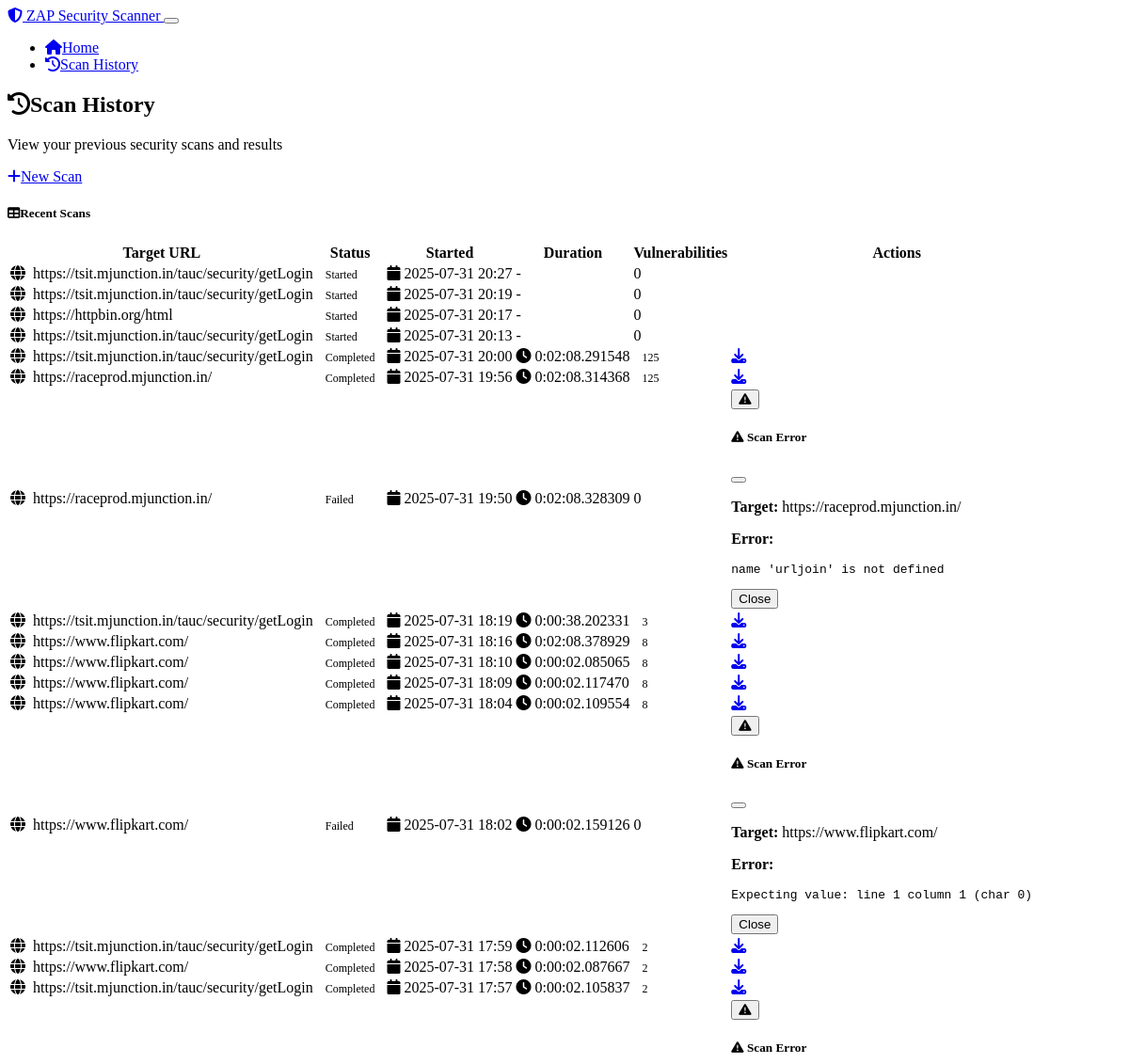
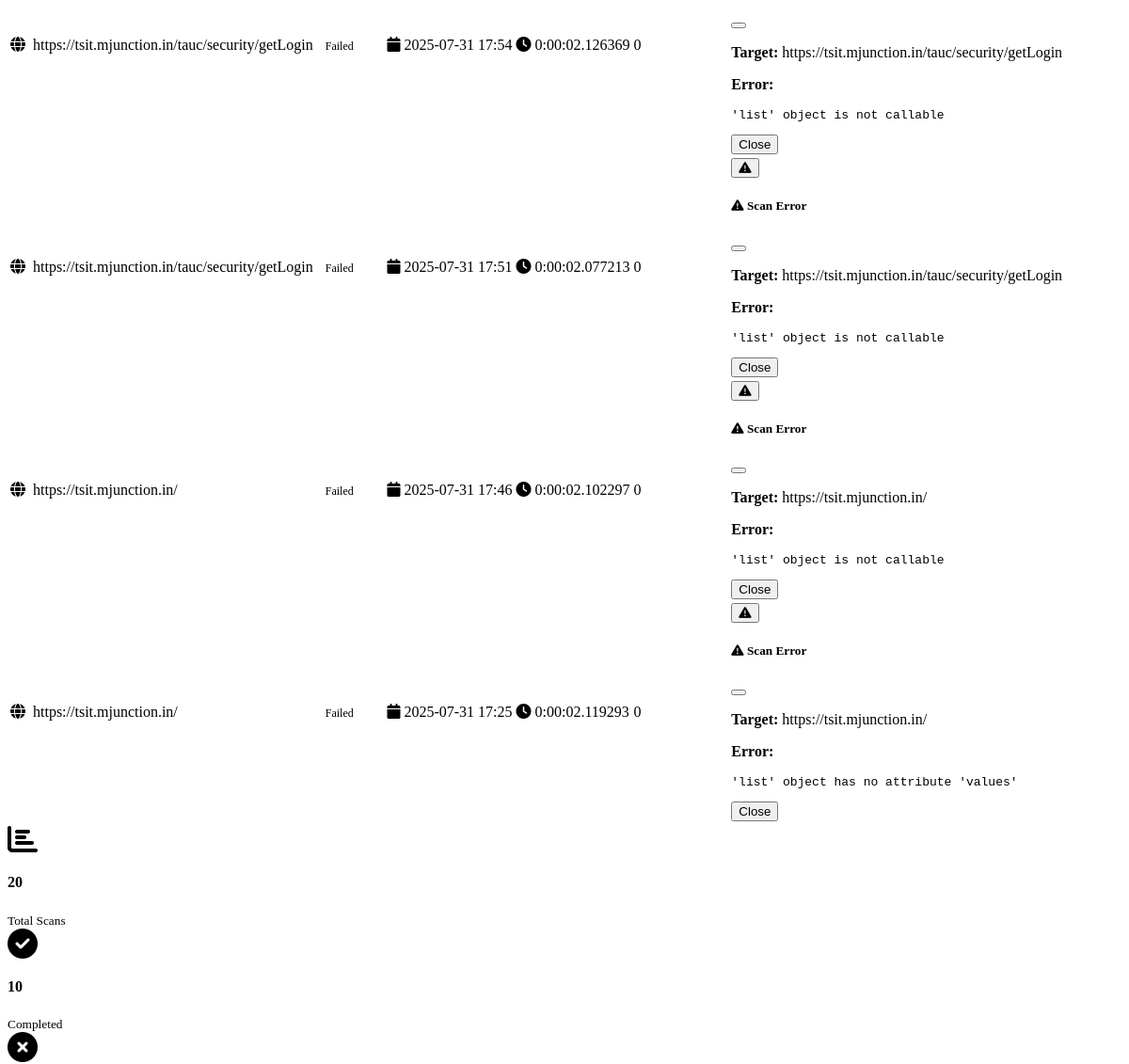
/scan_history (upper part), run on an earlier commit of the app's database (2 pictures, top to bottom).
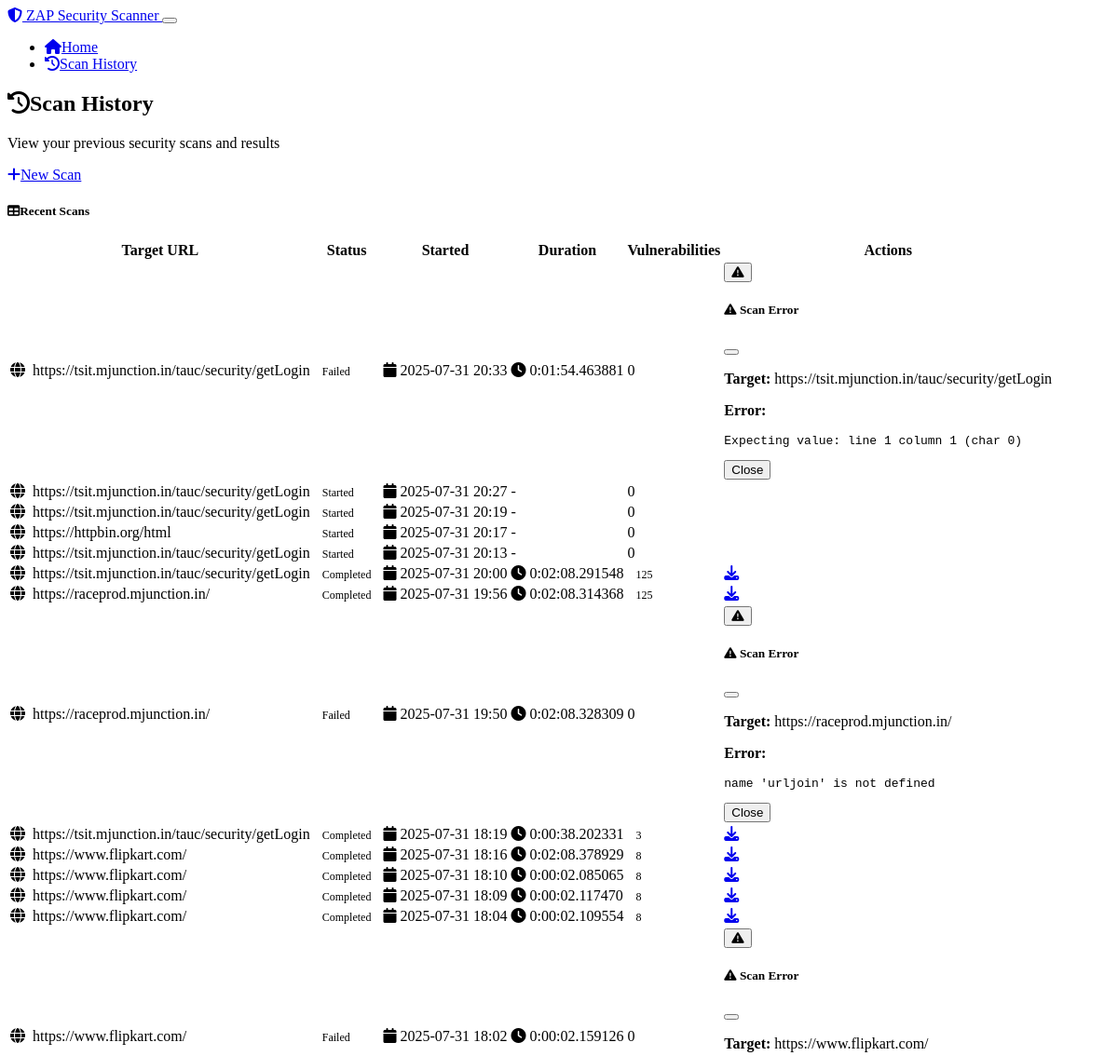
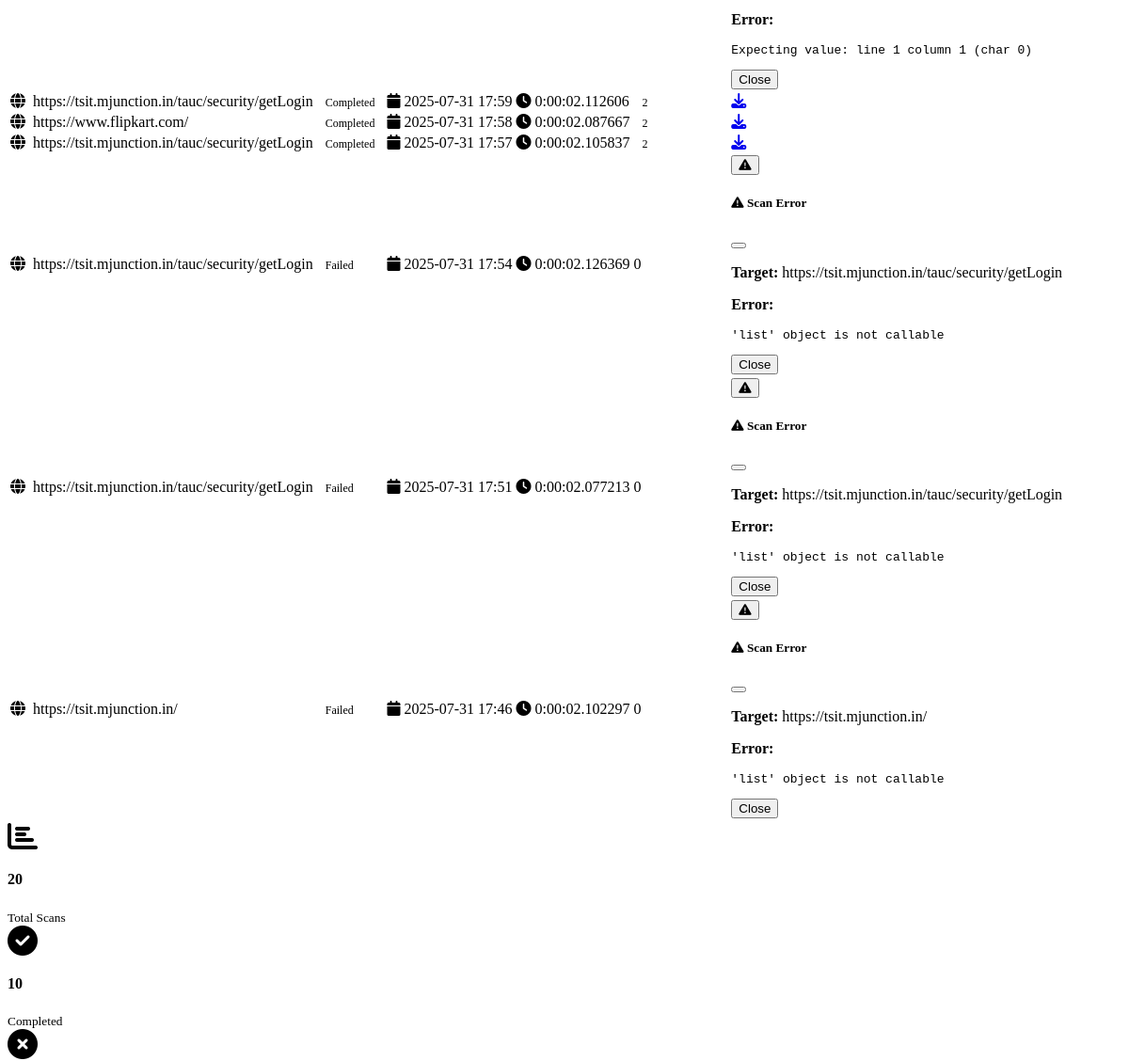
And on a later commit of the database (2 pictures, top to bottom).
### models.py (models this page shows, shortened)
class ScanRecord(db.Model):
    id = db.Column(db.Integer, primary_key=True)
    target_url = db.Column(db.String(500), nullable=False)
    status = db.Column(db.String(50), nullable=False, default='pending')  # pending, started, completed, failed, stopped
    started_at = db.Column(db.DateTime, nullable=False, default=datetime.utcnow)
    completed_at = db.Column(db.DateTime)
    vulnerability_count = db.Column(db.Integer, default=0)
    results_json = db.Column(Text)  # Store scan results as JSON
    error_message = db.Column(Text)
    @property
    def duration(self):
        if self.completed_at and self.started_at:
            return self.completed_at - self.started_at
        return None
    @property
    def status_badge_class(self):
        status_classes = {
            'pending': 'bg-secondary',
            'started': 'bg-primary',
            'completed': 'bg-success',
            'failed': 'bg-danger',
            'stopped': 'bg-warning'
        }
        return status_classes.get(self.status, 'bg-secondary')

### app.py (the view)
@app.route('/scan_history')
def scan_history():
    scans = models.ScanRecord.query.order_by(models.ScanRecord.started_at.desc()).limit(20).all()
    return render_template('scan_history.html', scans=scans)

### templates/scan_history.html (shortened to what this page needs)
{% extends "base.html" %}
{% block content %}
<div class="row">
    <div class="col-12">
        <div class="d-flex justify-content-between align-items-center mb-4">
            <div>
                <h2><i class="fas fa-history me-2"></i>Scan History</h2>
                <p class="text-muted mb-0">View your previous security scans and results</p>
            </div>
            <div>
                <a href="{{ url_for('index') }}" class="btn btn-primary">
                    <i class="fas fa-plus me-2"></i>New Scan
                </a>
            </div>
        </div>
        {% if scans %}
        <div class="card shadow">
            <div class="card-header bg-dark text-white">
                <h5 class="card-title mb-0">
                    <i class="fas fa-table me-2"></i>Recent Scans
                </h5>
            </div>
            <div class="card-body p-0">
                <div class="table-responsive">
                    <table class="table table-hover mb-0">
                        <thead class="table-dark">
                            <tr>
                                <th>Target URL</th>
                                <th>Status</th>
                                <th>Started</th>
                                <th>Duration</th>
                                <th>Vulnerabilities</th>
                                <th>Actions</th>
                            </tr>
                        </thead>
                        <tbody>
                            {% for scan in scans %}
                            <tr>
                                <td>
                                    <i class="fas fa-globe me-2 text-primary"></i>
                                    <span class="fw-bold">{{ scan.target_url|truncate(50) }}</span>
                                </td>
                                <td>
                                    <span class="badge {{ scan.status_badge_class }}">
                                        {{ scan.status|title }}
                                    </span>
                                </td>
                                <td>
                                    <i class="fas fa-calendar me-1 text-muted"></i>
                                    {{ scan.started_at.strftime('%Y-%m-%d %H:%M') }}
                                </td>
                                <td>
                                    {% if scan.duration %}
                                        <i class="fas fa-clock me-1 text-muted"></i>
                                        {{ scan.duration }}
                                    {% else %}
                                        <span class="text-muted">-</span>
                                    {% endif %}
                                </td>
                                <td>
                                    {% if scan.vulnerability_count %}
                                        <span class="badge bg-{{ 'danger' if scan.vulnerability_count > 5 else 'warning' if scan.vulnerability_count > 0 else 'success' }}">
                                            {{ scan.vulnerability_count }}
                                        </span>
                                    {% else %}
                                        <span class="text-muted">0</span>
                                    {% endif %}
                                </td>
                                <td>
                                    {% if scan.status == 'completed' and scan.results_json %}
                                        <a href="{{ url_for('download_report', scan_id=scan.id) }}"
                                           class="btn btn-sm btn-success me-2"
                                           title="Download PDF Report">
                                            <i class="fas fa-download"></i>
                                        </a>
                                    {% endif %}
                                    {% if scan.error_message %}
                                        <button class="btn btn-sm btn-outline-danger"
                                                data-bs-toggle="modal"
                                                data-bs-target="#errorModal{{ scan.id }}"
                                                title="View Error">
                                            <i class="fas fa-exclamation-triangle"></i>
                                        </button>
                                        <div class="modal fade" id="errorModal{{ scan.id }}" tabindex="-1">
                                            <div class="modal-dialog">
                                                <div class="modal-content">
                                                    <div class="modal-header bg-danger text-white">
                                                        <h5 class="modal-title">
                                                            <i class="fas fa-exclamation-triangle me-2"></i>
                                                            Scan Error
                                                        </h5>
                                                        <button type="button" class="btn-close" data-bs-dismiss="modal"></button>
                                                    </div>
                                                    <div class="modal-body">
                                                        <p><strong>Target:</strong> {{ scan.target_url }}</p>
                                                        <p><strong>Error:</strong></p>
                                                        <pre class="bg-light p-3 rounded">{{ scan.error_message }}</pre>
                                                    </div>
                                                    <div class="modal-footer">
                                                        <button type="button" class="btn btn-secondary" data-bs-dismiss="modal">Close</button>
                                                    </div>
                                                </div>
                                            </div>
                                        </div>
                                    {% endif %}
                                </td>
                            </tr>
                            {% endfor %}
                        </tbody>
                    </table>
                </div>
            </div>
        </div>
        {% endif %}
        {% if scans %}
        <div class="row mt-4">
            <div class="col-md-3">
                <div class="card bg-primary text-white">
                    <div class="card-body text-center">
                        <i class="fas fa-chart-bar fa-2x mb-2"></i>
                        <h4>{{ scans|length }}</h4>
                        <small>Total Scans</small>
                    </div>
                </div>
            </div>
            <div class="col-md-3">
                <div class="card bg-success text-white">
                    <div class="card-body text-center">
                        <i class="fas fa-check-circle fa-2x mb-2"></i>
                        <h4>{{ scans|selectattr('status', 'equalto', 'completed')|list|length }}</h4>
                        <small>Completed</small>
                    </div>
                </div>
            </div>
            <div class="col-md-3">
                <div class="card bg-danger text-white">
                    <div class="card-body text-center">
                        <i class="fas fa-times-circle fa-2x mb-2"></i>
                    </div>
                </div>
            </div>
        </div>
        {% endif %}
    </div>
</div>
{% endblock %}

### templates/base.html (shortened to what this page needs)
<!DOCTYPE html>
<html lang="en" data-bs-theme="dark">
<head>
    <link href="https://cdn.replit.com/agent/bootstrap-agent-dark-theme.min.css" rel="stylesheet">
    <link rel="stylesheet" href="https://cdnjs.cloudflare.com/ajax/libs/font-awesome/6.4.0/css/all.min.css">
    <link rel="stylesheet" href="{{ url_for('static', filename='css/custom.css') }}">
</head>
<body>
    <nav class="navbar navbar-expand-lg navbar-dark bg-dark">
        <div class="container">
            <a class="navbar-brand" href="{{ url_for('index') }}">
                <i class="fas fa-shield-alt me-2"></i>
                ZAP Security Scanner
            </a>
            <button class="navbar-toggler" type="button" data-bs-toggle="collapse" data-bs-target="#navbarNav">
            </button>
            <div class="collapse navbar-collapse" id="navbarNav">
                <ul class="navbar-nav ms-auto">
                    <li class="nav-item">
                        <a class="nav-link" href="{{ url_for('index') }}">
                            <i class="fas fa-home me-1"></i>Home
                        </a>
                    </li>
                    <li class="nav-item">
                        <a class="nav-link" href="{{ url_for('scan_history') }}">
                            <i class="fas fa-history me-1"></i>Scan History
                        </a>
                    </li>
                </ul>
            </div>
        </div>
    </nav>
    <main class="container my-4">
        {% block content %}{% endblock %}
    </main>
</body>
</html>

### static/css/custom.css (style rules this page uses)
.card { transition: transform 0.2s ease-in-out, box-shadow 0.2s ease-in-out; }
.badge { font-size: 0.75em; padding: 0.5em 0.75em; }
[data-bs-theme="dark"] .card { background-color: var(--bs-dark); border-color: var(--bs-secondary); }
[data-bs-theme="dark"] .text-muted { color: var(--bs-secondary) !important; }
html { scroll-behavior: smooth; }
.fas + span, .far + span { margin-left: 0.25rem; }

What changed in the data, as far as the page shows it:
no longer on this page (row unchanged): ScanRecord: target_url "https://tsit.mjunction.in/", status "Failed", started_at "2025-07-31 17:25", duration "0:00:02.119293", vulnerability_count "0", error_message "'list' object has no attribute 'values'"
added ScanRecord: target_url "https://tsit.mjunction.in/tauc/security/getLogin", status "Failed", started_at "2025-07-31 20:33", duration "0:01:54.463881", vulnerability_count "0", error_message "Expecting value: line 1 column 1 (char 0)"
